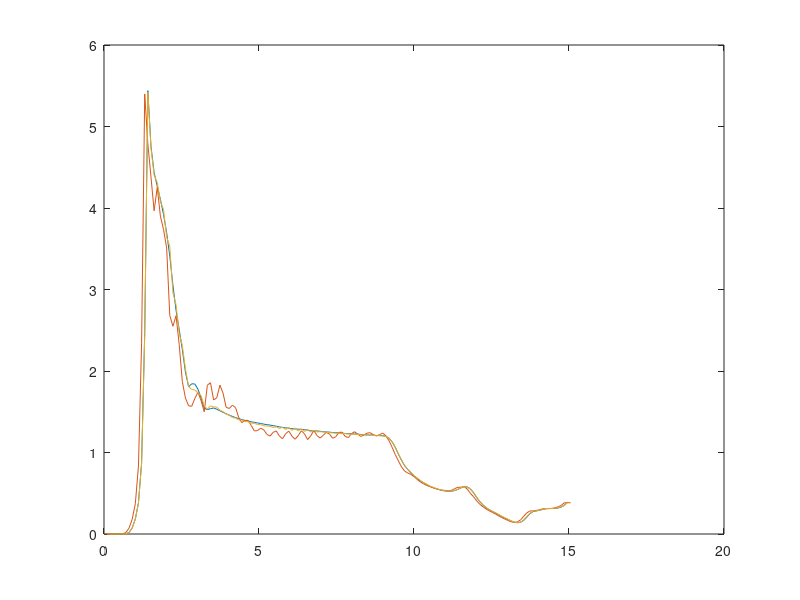

The MATLAB script that drew this image: (Note: this script raises an error after producing the figure.)
clear all; close all; clc;
%% 25 m mesh

x=[4.99999998e-13 7.36089466e-13 4.56715846e-11 1.25440422e-08
 1.66396433e-06 7.53136774e-05 1.28815556e-03 9.61740594e-03
 3.67698669e-02 9.18811709e-02 1.91141233e-01 4.35591012e-01
 1.23793626e+00 2.71993566e+00 2.37850118e+00 2.21734953e+00
 2.13345098e+00 2.05361366e+00 1.96068990e+00 1.84840763e+00
 1.70503891e+00 1.52706695e+00 1.37287629e+00 1.25546527e+00
 1.13325477e+00 9.93604422e-01 9.03563857e-01 9.21513855e-01
 9.20348167e-01 8.88080180e-01 8.33909154e-01 7.72925675e-01
 7.62875259e-01 7.69145906e-01 7.73060918e-01 7.65519738e-01
 7.56149709e-01 7.46793389e-01 7.37705410e-01 7.29188323e-01
 7.21208572e-01 7.14156449e-01 7.07869768e-01 7.01976001e-01
 6.96858227e-01 6.92594886e-01 6.88464105e-01 6.84814930e-01
 6.81378067e-01 6.77921832e-01 6.74073994e-01 6.70942783e-01
 6.68092728e-01 6.64825618e-01 6.61244035e-01 6.57143593e-01
 6.53970957e-01 6.51396930e-01 6.48595154e-01 6.46214664e-01
 6.44582748e-01 6.42896235e-01 6.42055750e-01 6.40168250e-01
 6.37691736e-01 6.33148551e-01 6.32380545e-01 6.32195413e-01
 6.30219519e-01 6.27292931e-01 6.26245618e-01 6.24984443e-01
 6.22142255e-01 6.22006059e-01 6.19897664e-01 6.18832648e-01
 6.16643488e-01 6.15761518e-01 6.14897132e-01 6.13352597e-01
 6.12995148e-01 6.10507369e-01 6.09020948e-01 6.07636988e-01
 6.07213676e-01 6.07553065e-01 6.04033887e-01 6.05201781e-01
 6.02733314e-01 5.98541379e-01 5.87732553e-01 5.64860761e-01
 5.31685293e-01 4.89068329e-01 4.51737553e-01 4.19155270e-01
 3.95477414e-01 3.74319196e-01 3.56022477e-01 3.40467483e-01
 3.25676560e-01 3.14160883e-01 3.03436697e-01 2.93195605e-01
 2.85477430e-01 2.77912855e-01 2.72151768e-01 2.67067879e-01
 2.63439208e-01 2.61876225e-01 2.62606204e-01 2.67086178e-01
 2.73980021e-01 2.83341795e-01 2.90621221e-01 2.88833708e-01
 2.75791109e-01 2.52762318e-01 2.23569438e-01 1.97951511e-01
 1.77292302e-01 1.61231920e-01 1.48752481e-01 1.38430163e-01
 1.28589377e-01 1.17663138e-01 1.06888473e-01 9.73418206e-02
 8.86963829e-02 7.99379051e-02 7.24008828e-02 6.90032244e-02
 7.22140893e-02 8.40234309e-02 1.04155846e-01 1.25438869e-01
 1.37634724e-01 1.41433835e-01 1.44870162e-01 1.50530457e-01
 1.55172318e-01 1.56306103e-01 1.55960381e-01 1.56816959e-01
 1.59680113e-01 1.65307030e-01 1.76585168e-01 1.95611790e-01];

 time = [0 0.0000000000e+00
20 1.0103926097e-01
40 2.0207852194e-01
60 3.0311778291e-01
80 4.0415704388e-01
100 5.0519630485e-01
120 6.0623556582e-01
140 7.0727482679e-01
160 8.0831408776e-01
180 9.0935334873e-01
200 1.0103926097e+00
220 1.1114318707e+00
240 1.2124711316e+00
260 1.3135103926e+00
280 1.4145496536e+00
300 1.5155889145e+00
320 1.6166281755e+00
340 1.7176674365e+00
360 1.8187066975e+00
380 1.9197459584e+00
400 2.0207852194e+00
420 2.1218244804e+00
440 2.2228637413e+00
460 2.3239030023e+00
480 2.4249422633e+00
500 2.5259815242e+00
520 2.6270207852e+00
540 2.7280600462e+00
560 2.8290993072e+00
580 2.9301385681e+00
600 3.0311778291e+00
620 3.1322170901e+00
640 3.2332563510e+00
660 3.3342956120e+00
680 3.4353348730e+00
700 3.5363741339e+00
720 3.6374133949e+00
740 3.7384526559e+00
760 3.8394919169e+00
780 3.9405311778e+00
800 4.0415704388e+00
820 4.1426096998e+00
840 4.2436489607e+00
860 4.3446882217e+00
880 4.4457274827e+00
900 4.5467667436e+00
920 4.6478060046e+00
940 4.7488452656e+00
960 4.8498845266e+00
980 4.9509237875e+00
1000 5.0519630485e+00
1020 5.1530023095e+00
1040 5.2540415704e+00
1060 5.3550808314e+00
1080 5.4561200924e+00
1100 5.5571593533e+00
1120 5.6581986143e+00
1140 5.7592378753e+00
1160 5.8602771363e+00
1180 5.9613163972e+00
1200 6.0623556582e+00
1220 6.1633949192e+00
1240 6.2644341801e+00
1260 6.3654734411e+00
1280 6.4665127021e+00
1300 6.5675519630e+00
1320 6.6685912240e+00
1340 6.7696304850e+00
1360 6.8706697460e+00
1380 6.9717090069e+00
1400 7.0727482679e+00
1420 7.1737875289e+00
1440 7.2748267898e+00
1460 7.3758660508e+00
1480 7.4769053118e+00
1500 7.5779445727e+00
1520 7.6789838337e+00
1540 7.7800230947e+00
1560 7.8810623557e+00
1580 7.9821016166e+00
1600 8.0831408776e+00
1620 8.1841801386e+00
1640 8.2852193995e+00
1660 8.3862586605e+00
1680 8.4872979215e+00
1700 8.5883371824e+00
1720 8.6893764434e+00
1740 8.7904157044e+00
1760 8.8914549654e+00
1780 8.9924942263e+00
1800 9.0935334873e+00
1820 9.1945727483e+00
1840 9.2956120092e+00
1860 9.3966512702e+00
1880 9.4976905312e+00
1900 9.5987297921e+00
1920 9.6997690531e+00
1940 9.8008083141e+00
1960 9.9018475751e+00
1980 1.0002886836e+01
2000 1.0103926097e+01
2020 1.0204965358e+01
2040 1.0306004619e+01
2060 1.0407043880e+01
2080 1.0508083141e+01
2100 1.0609122402e+01
2120 1.0710161663e+01
2140 1.0811200924e+01
2160 1.0912240185e+01
2180 1.1013279446e+01
2200 1.1114318707e+01
2220 1.1215357968e+01
2240 1.1316397229e+01
2260 1.1417436490e+01
2280 1.1518475751e+01
2300 1.1619515012e+01
2320 1.1720554273e+01
2340 1.1821593533e+01
2360 1.1922632794e+01
2380 1.2023672055e+01
2400 1.2124711316e+01
2420 1.2225750577e+01
2440 1.2326789838e+01
2460 1.2427829099e+01
2480 1.2528868360e+01
2500 1.2629907621e+01
2520 1.2730946882e+01
2540 1.2831986143e+01
2560 1.2933025404e+01
2580 1.3034064665e+01
2600 1.3135103926e+01
2620 1.3236143187e+01
2640 1.3337182448e+01
2660 1.3438221709e+01
2680 1.3539260970e+01
2700 1.3640300231e+01
2720 1.3741339492e+01
2740 1.3842378753e+01
2760 1.3943418014e+01
2780 1.4044457275e+01
2800 1.4145496536e+01
2820 1.4246535797e+01
2840 1.4347575058e+01
2860 1.4448614319e+01
2880 1.4549653580e+01
2900 1.4650692841e+01
2920 1.4751732102e+01
2940 1.4852771363e+01
2960 1.4953810624e+01];

 xa = reshape(x',37*4,1);
 plot(time(2:end,2),xa*2); hold on;
%% 100 m
x=[5.0000000e-13 7.3661227e-13 4.5669701e-11 1.2544041e-08 1.6639646e-06
 7.5313663e-05 1.2879953e-03 9.6009383e-03 3.6486041e-02 9.0260573e-02
 1.8550649e-01 4.1755819e-01 1.1710459e+00 2.6996448e+00 2.3927124e+00
 2.1903002e+00 1.9829391e+00 2.1269948e+00 1.9503220e+00 1.8686366e+00
 1.7547904e+00 1.3408226e+00 1.2742796e+00 1.3387966e+00 1.1639490e+00
 9.3633276e-01 8.3423847e-01 7.8703153e-01 7.8326070e-01 8.3173579e-01
 8.7003869e-01 8.1755710e-01 7.4987042e-01 9.1294646e-01 9.2810011e-01
 8.2246161e-01 8.3543080e-01 9.1315657e-01 8.6469370e-01 7.7691370e-01
 7.7030772e-01 7.9018402e-01 7.7540302e-01 7.1487021e-01 6.8290788e-01
 6.9660783e-01 6.9737417e-01 6.6617662e-01 6.3230151e-01 6.3438320e-01
 6.4930475e-01 6.3940489e-01 6.1148340e-01 6.0077477e-01 6.2328827e-01
 6.3240081e-01 6.0059702e-01 5.8490056e-01 6.1511606e-01 6.3158494e-01
 6.0051399e-01 5.8140492e-01 6.0319042e-01 6.3333529e-01 6.1479795e-01
 5.7927942e-01 6.0189337e-01 6.3532841e-01 6.0371077e-01 5.8870280e-01
 6.0578084e-01 6.2352252e-01 6.1305147e-01 5.8750808e-01 5.9674233e-01
 6.2335992e-01 6.2464935e-01 5.9894437e-01 5.9105438e-01 6.1561799e-01
 6.2741637e-01 6.1301345e-01 5.9846354e-01 6.0782266e-01 6.1863858e-01
 6.2165087e-01 6.0806519e-01 6.0125363e-01 6.0985857e-01 6.1899328e-01
 6.0211772e-01 5.7224929e-01 5.3122687e-01 4.8638627e-01 4.4800082e-01
 4.1072056e-01 3.8554662e-01 3.7378895e-01 3.6562103e-01 3.5126501e-01
 3.3517948e-01 3.1930172e-01 3.0837631e-01 2.9814294e-01 2.9103985e-01
 2.8396216e-01 2.7768910e-01 2.7303469e-01 2.6834273e-01 2.6755795e-01
 2.6562902e-01 2.6807883e-01 2.7891007e-01 2.8652930e-01 2.8711447e-01
 2.9066387e-01 2.7516758e-01 2.4895155e-01 2.2834460e-01 2.0318207e-01
 1.8203296e-01 1.6693953e-01 1.5366000e-01 1.4233784e-01 1.3239418e-01
 1.2258355e-01 1.1093930e-01 1.0096208e-01 9.1603652e-02 8.3037928e-02
 7.4952923e-02 7.1179859e-02 7.4469358e-02 8.6710364e-02 1.0892812e-01
 1.2981090e-01 1.4153586e-01 1.4182441e-01 1.4500923e-01 1.4831348e-01
 1.5442874e-01 1.5531865e-01 1.5594798e-01 1.5695469e-01 1.6123177e-01 
 1.6675612e-01 1.7591089e-01 1.9173825e-01 1.9173825e-01 1.9173825e-01];


 xa = reshape(x',30*5,1);
 plot([time(:,2); time(end,2)+0.1],xa*2);hold on;
  % xlim([0 1.7])

 %% 50 m
 x=[4.99999998e-13 7.34748525e-13 4.56698082e-11 1.25440422e-08
 1.66396433e-06 7.53135901e-05 1.28808583e-03 9.61141475e-03
 3.66722308e-02 9.13377777e-02 1.89296335e-01 4.29918855e-01
 1.21819937e+00 2.71162391e+00 2.36595416e+00 2.20108891e+00
 2.15727377e+00 2.03960013e+00 1.99194551e+00 1.82083225e+00
 1.76548612e+00 1.47962832e+00 1.40813494e+00 1.22919703e+00
 1.15799785e+00 1.01357937e+00 9.04232562e-01 8.87260735e-01
 8.83380234e-01 8.66287231e-01 8.48879218e-01 7.85806954e-01
 7.66690433e-01 7.86394179e-01 7.79843748e-01 7.79148281e-01
 7.59161413e-01 7.50854850e-01 7.35125303e-01 7.29363501e-01
 7.14017689e-01 7.11481929e-01 6.99563980e-01 6.99633002e-01
 6.89278543e-01 6.89398587e-01 6.79731905e-01 6.78910017e-01
 6.72096729e-01 6.70890510e-01 6.63536787e-01 6.62317932e-01
 6.61275327e-01 6.53029144e-01 6.57909930e-01 6.47122025e-01
 6.55011594e-01 6.40839040e-01 6.53543890e-01 6.35125041e-01
 6.50477111e-01 6.32205367e-01 6.45767868e-01 6.28805518e-01
 6.42847776e-01 6.24782801e-01 6.36627018e-01 6.25600278e-01
 6.27896309e-01 6.25987530e-01 6.23821199e-01 6.21295333e-01
 6.20731771e-01 6.18244708e-01 6.19114459e-01 6.15077317e-01
 6.16744101e-01 6.12610400e-01 6.13800585e-01 6.11319423e-01
 6.11640632e-01 6.08507216e-01 6.08643591e-01 6.06826127e-01
 6.05928838e-01 6.05456471e-01 6.03180647e-01 6.03078008e-01
 6.00959122e-01 5.98240614e-01 5.86797595e-01 5.65903962e-01
 5.31557560e-01 4.90915239e-01 4.52530295e-01 4.19367403e-01
 3.96667510e-01 3.77244920e-01 3.57736439e-01 3.43022704e-01
 3.28799337e-01 3.14883709e-01 3.06151927e-01 2.94569314e-01
 2.87373751e-01 2.79940546e-01 2.73224622e-01 2.69823372e-01
 2.64328986e-01 2.63758779e-01 2.64223218e-01 2.67535657e-01
 2.74437547e-01 2.83913463e-01 2.90606737e-01 2.87960351e-01
 2.75309384e-01 2.53982037e-01 2.26510137e-01 1.99622571e-01
 1.78873509e-01 1.63080886e-01 1.49626702e-01 1.39761224e-01
 1.30474508e-01 1.19929850e-01 1.09221384e-01 9.94748175e-02
 8.99540409e-02 8.06526467e-02 7.27451444e-02 6.93517104e-02
 7.30440244e-02 8.55564550e-02 1.06533214e-01 1.28084898e-01
 1.39543369e-01 1.42524824e-01 1.45558253e-01 1.51291698e-01
 1.56112611e-01 1.57028541e-01 1.56722307e-01 1.58113018e-01
 1.61535189e-01 1.66568726e-01 1.76151842e-01 1.92867562e-01];

 xa = reshape(x',37*4,1);
 plot(time(2:end,2),xa*2)
 %%
 for i = 1 : 121
 filename = join(['./data/100m/data_2d_100m_' num2str(i-1) '.txt']);
 data = readmatrix(filename);
 time_Moose(i) = data(1,1);
 sliprate(i) = data(501,2);
 end
 %%
 for i = 1 : 121
 filename = join(['./data/50m/data_2d_50m_' num2str(i-1) '.txt']);
 data = readmatrix(filename);
 time_Moose2(i) = data(1,1);
 sliprate2(i) = data(501,2);
 end
 %%
 for i = 1 : 121
 filename = join(['./data/25m_sep17/data_2d_25m_' num2str(i-1) '.txt']);
 data = readmatrix(filename);
 time_Moose3(i) = data(1,1);
 sliprate3(i) = data(501,2);
 end
 %%
 time_Moose4 = readmatrix("./files/100m_919/time.txt");
 sliprate4 = readmatrix("./files/100m_919/sliprate_0strike0dot75dip.txt");


 plot(time_Moose,sliprate,'--k');
 hold on;
%  plot(time_Moose2,sliprate2,'--m');
%  hold on;
%  plot(time_Moose3,sliprate3,'--r');
%  legend("2nd-order","1st-order","exact-form",'fontsize',12)
%  xlim([0,1.5])
%  hold on;
%  plot(time_Moose4,sliprate4,'-.k');
%  hold on;
%  plot(time_Moose5,sliprate5,'-.m');
%  hold on;
%  plot(time_Moose6,sliprate6,'-.r');
%  legend("2nd-order","1st-order","exact-form",'fontsize',12)
%  xlim([0,1.5])
%  hold on;
% plot(time_Moose8,sliprate8,'--b');
% hold on;
% plot(time_Moose,sliprate,'-.b');
% hold on;
% plot(time_Moose2,sliprate2,'-.m');
% hold on;
% plot(time_Moose3,sliprate3,'-.k');
% hold on;
plot(time_Moose4,sliprate4,'-.r');
xlim([0,3.0])

legend("ugunca - 25m","ugunca - 100m","ugunca - 50m","moose-100m","moose-50m","moose-25m","fontsize",12)
title("slip rate","fontsize",20)
ylabel("slip rate (m/s)","fontsize",20)
xlabel("time (s)","fontsize",20)